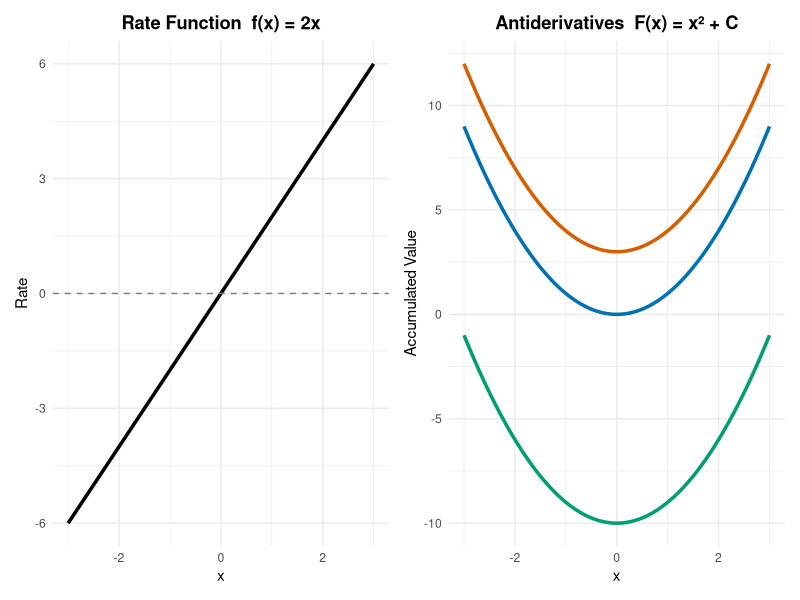
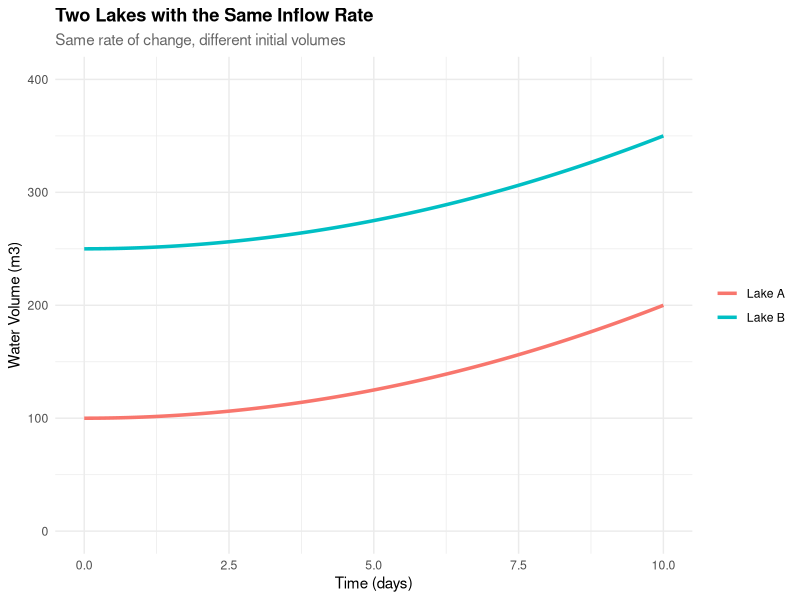

The R script that drew these images, in order:
## ---- chunk 1

library(ggplot2)
library(patchwork)

# Domain
x <- seq(-3, 3, length.out = 400)

# Rate function
f <- function(x) 2 * x

# Antiderivatives with different constants
F_base  <- x^2
F_up    <- x^2 + 3
F_down  <- x^2 - 10

# Data frames
df_rate <- data.frame(
  x = x,
  y = f(x)
)

df_anti <- data.frame(
  x = x,
  Base = F_base,
  ShiftUp = F_up,
  ShiftDown = F_down
)

# Left panel: rate function
p_rate <- ggplot(df_rate, aes(x = x, y = y)) +
  geom_line(linewidth = 1.2) +
  geom_hline(yintercept = 0, linetype = "dashed", color = "gray50") +
  labs(
    title = "Rate Function  f(x) = 2x",
    x = "x",
    y = "Rate"
  ) +
  theme_minimal() +
  theme(
    plot.title = element_text(face = "bold", hjust = 0.5)
  )

# Right panel: family of antiderivatives
p_anti <- ggplot(df_anti, aes(x = x)) +
  geom_line(aes(y = Base), linewidth = 1.2, color = "#0072B2") +
  geom_line(aes(y = ShiftUp), linewidth = 1.2, color = "#D55E00") +
  geom_line(aes(y = ShiftDown), linewidth = 1.2, color = "#009E73") +
  labs(
    title = "Antiderivatives  F(x) = x² + C",
    x = "x",
    y = "Accumulated Value"
  ) +
  theme_minimal() +
  theme(
    plot.title = element_text(face = "bold", hjust = 0.5)
  )

# Combine panels
p_rate | p_anti

## ---- chunk 2

library(ggplot2)

# Time domain (days)
t <- seq(0, 10, length.out = 400)

# Lake volume functions
VA <- t^2 + 100   # Lake A
VB <- t^2 + 250   # Lake B

# Data frame
df <- data.frame(
  t = t,
  LakeA = VA,
  LakeB = VB
)

# Plot
ggplot(df, aes(x = t)) +
  geom_line(aes(y = LakeA, color = "Lake A"), linewidth = 1.2) +
  geom_line(aes(y = LakeB, color = "Lake B"), linewidth = 1.2) +
  scale_y_continuous(limits = c(0, 400)) +
  labs(
    title = "Two Lakes with the Same Inflow Rate",
    subtitle = "Same rate of change, different initial volumes",
    x = "Time (days)",
    y = "Water Volume (m3)",
    color = NULL
  ) +
  theme_minimal() +
  theme(
    plot.title = element_text(face = "bold"),
    plot.subtitle = element_text(color = "gray40")
  )
